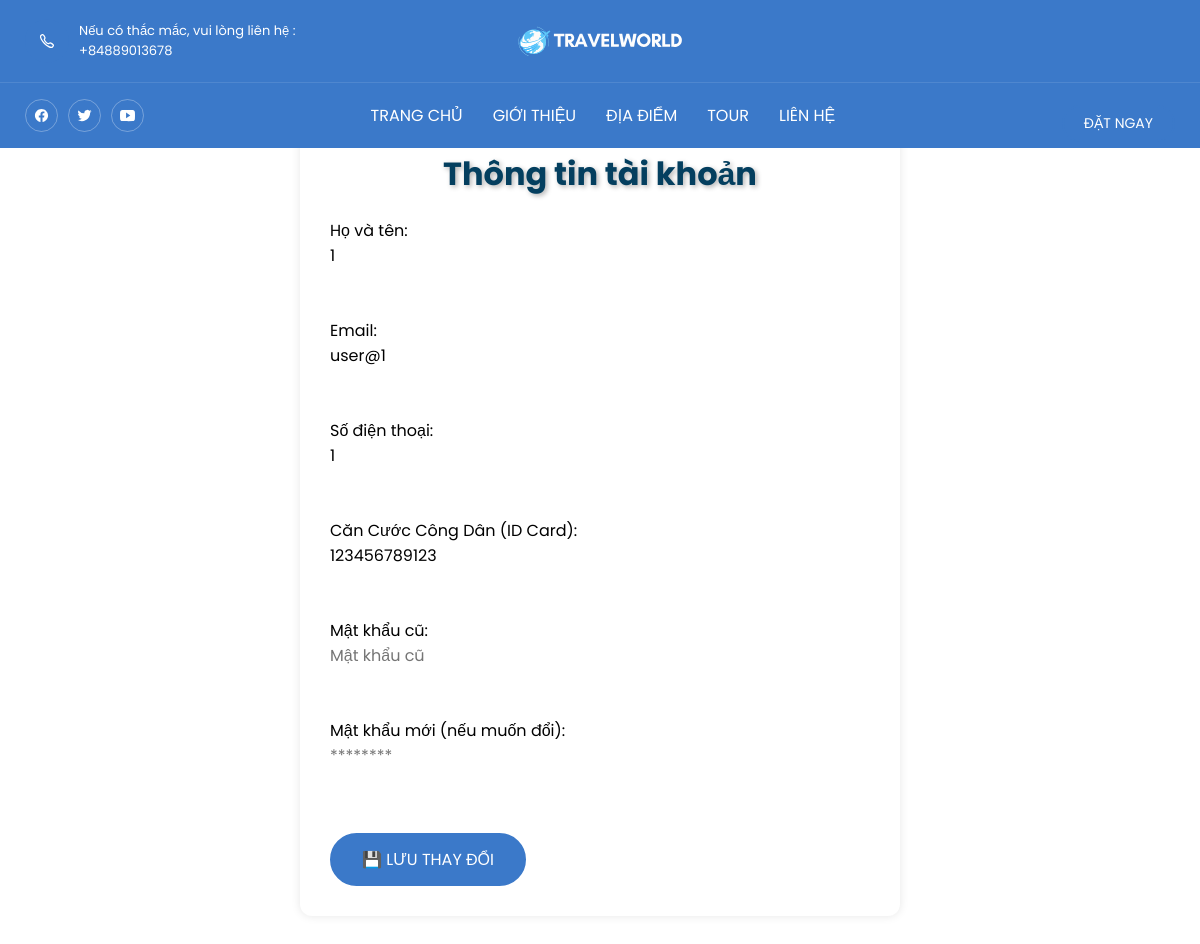
Page /profile/profile.php (signed in) on the committed database.
### tables this page shows
CREATE TABLE `users` (
  `user_id` int(11) NOT NULL,
  `name` varchar(255) NOT NULL,
  `email` varchar(255) NOT NULL,
  `password_hash` varchar(255) NOT NULL,
  `user_role` int(11) NOT NULL DEFAULT 1 COMMENT '0=admin, 1=user',
  `phone` varchar(20) DEFAULT NULL,
  `id_card` varchar(20) DEFAULT NULL
);

### profile/profile.php (the view, shortened to what this page needs)
<?php
$conn = new mysqli("localhost", "root", "", "travelworldweb");
$user_id = $_SESSION['user_id'];
$sql = "SELECT * FROM users WHERE user_id = $user_id";
$result = $conn->query($sql);
if ($result->num_rows > 0) {
    $user = $result->fetch_assoc();
} else {
    die("❌ Không tìm thấy người dùng với user_id = $user_id");
}
?>
<!DOCTYPE html>
<html lang="vi">
<head>
    <link rel="stylesheet" href="../assets/css/style.css">
	<link rel="stylesheet" href="../assets/css/header.css">
	<link rel="stylesheet" href="../assets/css/footer.css">
	<link rel="stylesheet" href="../assets/css/color.css">
	<link rel="stylesheet" href="../assets/css/package.css">
	<link rel="stylesheet" href="../assets/css/popular.css">
	<link rel="stylesheet" href="../assets/css/booking.css">
</head>
<body id="top" style="background: url('./assets/images/login.jpg') no-repeat center center/cover;">
   <header class="header" data-header style="background-color: var(--bright-navy-blue);">
        <div class="header-top">
            <div class="container">
                <a href="tel:+84889013678" class="helpline-box">
                    <div class="icon-box">
                        <ion-icon name="call-outline"></ion-icon>
                    </div>
                    <div class="wrapper">
                        <p class="helpline-title">Nếu có thắc mắc, vui lòng liên hệ :</p>
                        <p class="helpline-number">+84889013678</p>
                    </div>
                </a>
                <a href="#" class="logo">
                    <img src="../assets/images/logo.svg" alt="TravelWorld logo">
                </a>
            </div>
        </div>
        <div class="header-bottom">
            <div class="container">
                <ul class="social-list">
                    <li>
                        <a href="#" class="social-link">
                            <ion-icon name="logo-facebook"></ion-icon>
                        </a>
                    </li>
                    <li>
                        <a href="#" class="social-link">
                            <ion-icon name="logo-twitter"></ion-icon>
                        </a>
                    </li>
                    <li>
                        <a href="#" class="social-link">
                            <ion-icon name="logo-youtube"></ion-icon>
                        </a>
                    </li>
                </ul>
                <nav class="navbar" data-navbar>
                    <ul class="navbar-list">
                        <li>
                            <a href="../index.php" class="navbar-link" data-nav-link>Trang chủ</a>
                        </li>
                        <li>
                            <a href="../about.php" class="navbar-link" data-nav-link>giới thiệu</a>
                        </li>
                        <li>
                            <a href="../destination.php" class="navbar-link" data-nav-link>địa điểm</a>
                        </li>
                        <li>
                            <a href="../tour.php" class="navbar-link" data-nav-link>tour</a>
                        </li>
                        <li>
                            <a href="../contact.php" class="navbar-link" data-nav-link>Liên hệ</a>
                        </li>
                    </ul>
                </nav>
                <a href="../book.php">
                    <button class="btn btn-primary">Đặt ngay</button>
                </a>
            </div>
        </div>
    </header>
  <div class="container" style="max-width: 600px; margin: 120px auto 50px auto; background-color: #fff; padding: 30px; border-radius: 12px; box-shadow: 0 0 10px rgba(0,0,0,0.1);">
    <h2 style="margin-bottom: 20px;">Thông tin tài khoản</h2>
    <form action="update-profile.php" method="post" class="info-section">
      <label>Họ và tên:<br>
        <input type="text" name="name" value="<?= htmlspecialchars($user['name']) ?>" required>
      </label><br><br>
      <label>Email:<br>
        <input type="email" name="email" value="<?= htmlspecialchars($user['email']) ?>" required>
      </label><br><br>
      <label>Số điện thoại:<br>
        <input type="text" name="phone" value="<?= htmlspecialchars($user['phone']) ?>" required>
      </label><br><br>
         <label>Căn Cước Công Dân (ID Card):<br>
           <input type="text" name="id_card" value="<?= htmlspecialchars($user['id_card']) ?>" required>
         </label><br><br>
             <label>Mật khẩu cũ:<br>
               <input type="password" name="old_password" required placeholder="Mật khẩu cũ">
            </label><br><br>
      <label>Mật khẩu mới (nếu muốn đổi):<br>
        <input type="password" name="password" placeholder="********">
      </label><br><br>
      <button type="submit" class="btn btn-primary">💾 Lưu thay đổi</button>
    </form>
  </div>
</body>
</html>

### assets/css/style.css (style rules this page uses)
*, *::before, *::after { margin: 0; padding: 0; box-sizing: border-box; }
li { list-style: none; }
a { text-decoration: none; }
a, img, span, input, label, button, ion-icon { display: block; }
input, button { background: none; border: none; font: inherit; }
button { cursor: pointer; }
input { width: 100%; }
ion-icon { pointer-events: none; }
html { font-family: var(--ff-poppins); scroll-behavior: smooth; }
body { background: var(--white); }
.container { padding-inline: 15px; }
.btn { color: var(--white); text-transform: uppercase; font-size: var(--fs-5); border-radius: 100px; padding: var(--padding, 8px 18px); border: var(--border-width, 2px) solid transparent; transition: var(--transition); }
.btn-primary { background: var(--bright-navy-blue); border-color: var(--bright-navy-blue); }
@media (min-width: 580px) { .container { max-width: 580px; margin-inline: auto; } }
@media (min-width: 580px) { .btn { --fs-5: 16px; --padding: 12px 30px; } }
@media (min-width: 768px) { :root { --fs-5: 15px; } }
@media (min-width: 768px) { .container { max-width: 800px; } }
@media (min-width: 992px) { .container { max-width: 1050px; } }
@media (min-width: 1200px) { :root { --section-padding: 100px; } }
@media (min-width: 1200px) { .container { max-width: 1180px; } }

### assets/css/header.css (style rules this page uses)
.header { position: absolute; top: 0; left: 0; width: 100%; padding-top: 61px; z-index: 4; }
.header-top { position: absolute; top: 0; left: 0; width: 100%; transition: var(--transition); border-bottom: 1px solid hsla(0, 0%, 100%, 0.1); padding-block: 15px; z-index: 1; }
.header-top .container { display: grid; grid-template-columns: repeat(3, 1fr); justify-items: flex-start; align-items: center; }
.helpline-box .wrapper { display: none; }
.helpline-box .icon-box { background: var(--bright-navy-blue); padding: 6px; border-radius: 50%; color: var(--white); }
.helpline-box .icon-box ion-icon { --ionicon-stroke-width: 40px; }
.header-top .logo { margin-inline: auto; }
.header-top .logo img { max-width: 100px; }
.header-bottom { border-bottom: 1px solid hsla(0, 0%, 100%, 0.1); }
.header-bottom .container { display: flex; justify-content: space-between; align-items: center; padding-block: 15px; }
.social-list { display: flex; align-items: center; gap: 5px; }
.social-link { color: var(--white); padding: 8px; border: 1px solid hsla(0, 0%, 100%, 0.3); border-radius: 50%; font-size: 15px; transition: var(--transition); }
.header .btn { --padding: 4px 20px; }
.header .navbar { position: fixed; top: 0; right: -300px; width: 100%; max-width: 300px; height: 100%; background: var(--white); visibility: hidden; pointer-events: none; transition: 0.15s ease-in; z-index: 3; }
.navbar-list { border-top: 1px solid hsla(0, 0%, 0%, 0.1); }
.navbar-list li { border-bottom: 1px solid hsla(0, 0%, 0%, 0.1); }
.navbar-link { padding: 15px 20px; color: var(--jet); font-weight: var(--fw-500); font-size: var(--fs-4); transition: var(--transition); text-transform: capitalize; }
.container { position: relative; z-index: 1; }
@media (min-width: 580px) { .header { padding-top: 83px; } }
@media (min-width: 580px) { .helpline-box .icon-box { padding: 14px; } }
@media (min-width: 580px) { .header-top .logo img { max-width: unset; } }
@media (min-width: 580px) { .header .btn { --fs-5: 14px; --padding: 6px 20px; } }
@media (min-width: 768px) { .helpline-box { display: flex; justify-content: flex-start; align-items: center; gap: 10px; } }
@media (min-width: 768px) { .helpline-box .wrapper { display: block; color: var(--white); font-size: var(--fs-6); } }
@media (min-width: 768px) { .social-list { gap: 10px; } }
@media (min-width: 992px) { .header-bottom { border-bottom: none; } }
@media (min-width: 992px) { .header-bottom .container { padding-block: 0; } }
@media (min-width: 992px) { .header .navbar { all: unset; } }
@media (min-width: 992px) { .navbar-list { border-top: none; display: flex; justify-content: center; align-items: center; } }
@media (min-width: 992px) { .navbar-list li { border-bottom: none; } }
@media (min-width: 992px) { .navbar-link { color: var(--white); --fs-4: 16px; font-weight: unset; text-transform: uppercase; padding: 20px 15px; } }

### assets/css/booking.css (style rules this page uses)
h2 { text-align: center; color: #043f5f; font-size: 32px; font-weight: bold; margin-bottom: 20px; text-shadow: 2px 2px 5px rgba(0, 0, 0, 0.3); }
button { color: rgb(2, 2, 2); border: none; padding: 12px; font-size: 18px; border-radius: 8px; cursor: pointer; transition: 0.3s; margin-top: 15px; }

### rows in the picture
users: name "1", email "user@1", phone "1", id_card "123456789123"
